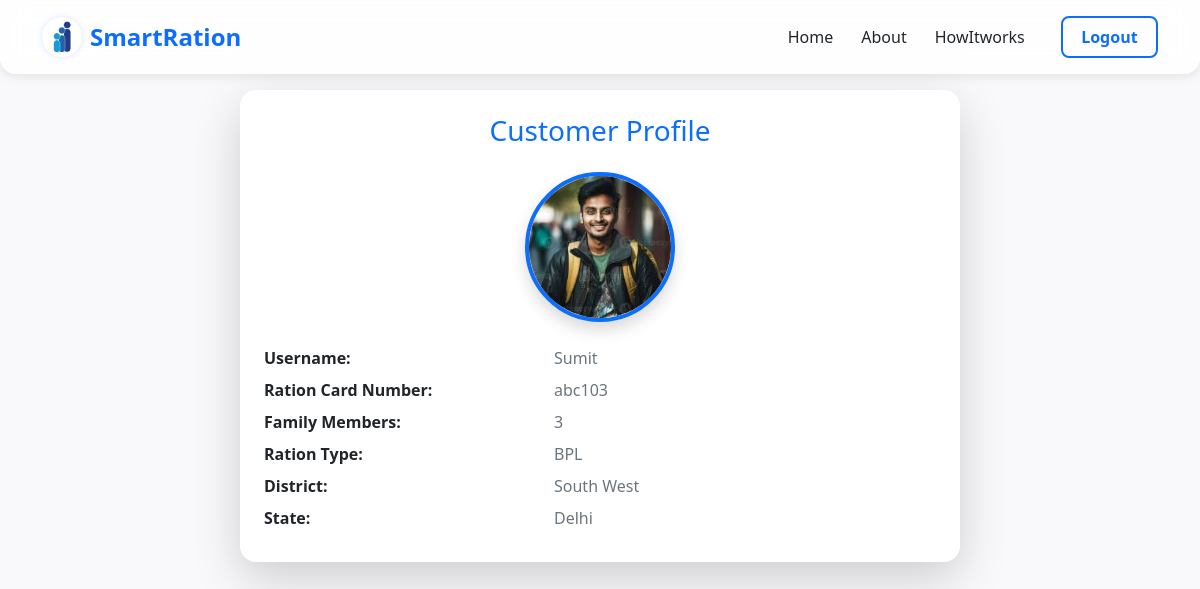
The app's page /profile/ (signed in) with its own data.
### Customer/models.py (models this page shows, shortened)
class CustomerProfile(models.Model):
    user = models.OneToOneField(CustomUser, on_delete=models.CASCADE)
    ration_card_number = models.CharField(max_length=20, unique=True)
    family_members_count = models.PositiveIntegerField()
    ration_type = models.CharField(max_length=10, choices=(('APL', 'APL'), ('BPL', 'BPL')))
    district = models.CharField(max_length=100)
    state = models.CharField(max_length=100)
    image = models.ImageField(upload_to=upload_to_customer, blank=True, null=True)

class CustomUser(AbstractUser):
    ROLE_CHOICES = (
        ('customer', 'Customer'),
        ('staff', 'Staff'),
    )
    role = models.CharField(max_length=10, choices=ROLE_CHOICES)

### Customer/views.py (the view)
# urls.py: path('profile/', views.view_profile, name='view_profile'),
@login_required
def view_profile(request):
    user = request.user
    if user.role == 'customer':
        try:
            profile = CustomerProfile.objects.get(user=user)
        except CustomerProfile.DoesNotExist:
            return redirect('customer_complete_profile')
        return render(request, 'Customer/customerProfile.html', {'profile': profile})
    elif user.role == 'staff':
        try:
            profile = StaffProfile.objects.get(user=user)
        except StaffProfile.DoesNotExist:
            return redirect('staff_complete_profile')
        return render(request, 'Customer/staffProfile.html', {'profile': profile})
    return HttpResponseForbidden("Invalid role.")

### Customer/templates/Customer/customerProfile.html
{% extends 'Customer/base.html' %}
{% load static %}
{% block main-content %}
<div class="container">
  <div class="row justify-content-center">
    <div class="col-md-8">
      <div class="card shadow-lg border-0 rounded-4">
        <div class="card-body p-4">
          <h3 class="text-center text-primary mb-4">Customer Profile</h3>
          <div class="text-center mb-4">
            {% if profile.image %}
              <img src="{{ profile.image.url }}" alt="Profile Image"
                   class="rounded-circle shadow" width="150" height="150"
                   style="object-fit: cover; border: 4px solid #0d6efd;">
            {% else %}
              <img src="{% static 'Customer/images/default-profile.png' %}" alt="Default Image"
                   class="rounded-circle shadow" width="150" height="150"
                   style="object-fit: cover; border: 4px solid #ccc;">
            {% endif %}
          </div>
          <div class="row mb-2">
            <div class="col-sm-5 fw-bold">Username:</div>
            <div class="col-sm-7 text-secondary">{{ profile.user.username }}</div>
          </div>
          <div class="row mb-2">
            <div class="col-sm-5 fw-bold">Ration Card Number:</div>
            <div class="col-sm-7 text-secondary">{{ profile.ration_card_number }}</div>
          </div>
          <div class="row mb-2">
            <div class="col-sm-5 fw-bold">Family Members:</div>
            <div class="col-sm-7 text-secondary">{{ profile.family_members_count }}</div>
          </div>
          <div class="row mb-2">
            <div class="col-sm-5 fw-bold">Ration Type:</div>
            <div class="col-sm-7 text-secondary">{{ profile.ration_type }}</div>
          </div>
          <div class="row mb-2">
            <div class="col-sm-5 fw-bold">District:</div>
            <div class="col-sm-7 text-secondary">{{ profile.district }}</div>
          </div>
          <div class="row mb-2">
            <div class="col-sm-5 fw-bold">State:</div>
            <div class="col-sm-7 text-secondary">{{ profile.state }}</div>
          </div>
        </div>
      </div>
    </div>
  </div>
</div>
{% endblock main-content %}

### Customer/templates/Customer/base.html (style rules this page uses)
body { font-family: 'Segoe UI', Tahoma, Geneva, Verdana, sans-serif; background: #f9f9fc; margin: 0; padding: 0; -webkit-font-smoothing: antialiased; -moz-osx-font-smoothing: grayscale; }

### records on screen
CustomerProfile: image (picture), user.username "Sumit", ration_card_number "abc103", family_members_count "3", ration_type "BPL", district "South West", state "Delhi"
